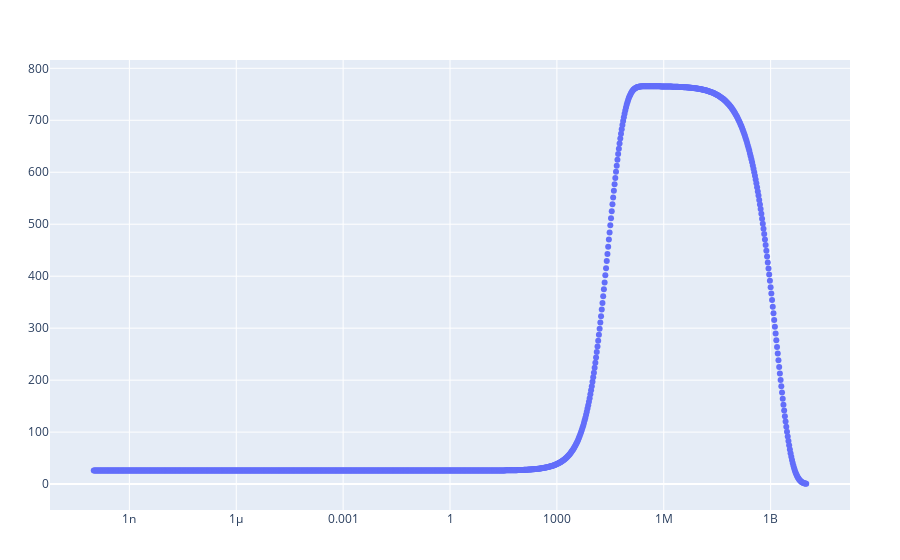

This figure's notebook cell:
### Code cell
function plot_power_time_series(nuclide, time_array)
    power_time_series = Float64.(power_time_series_dict[nuclide]) * -1
    time_array = Float64.(time_array)
    plot(scatter(x = time_array, y = power_time_series, mode = "markers"), 
    Layout(xaxis_type = "log"))#, yaxis_type = "log"))
end
plot_power_time_series("207Bi", time_array)

### Figure 1 — Plotly figure (JSON) as saved in the notebook; plotly's stock layout.template omitted (floating-point values rounded to 4 significant figures; data arrays with more than 128 entries replaced by an {"elided": "..."} marker saying what was removed)
{"data": [{"mode": "markers", "type": "scatter", "x": {"elided": "1001 float values"}, "y": {"elided": "1001 float values"}}], "layout": {"margin": {"b": 50, "l": 50, "r": 50, "t": 60}, "xaxis": {"type": "log"}}}
